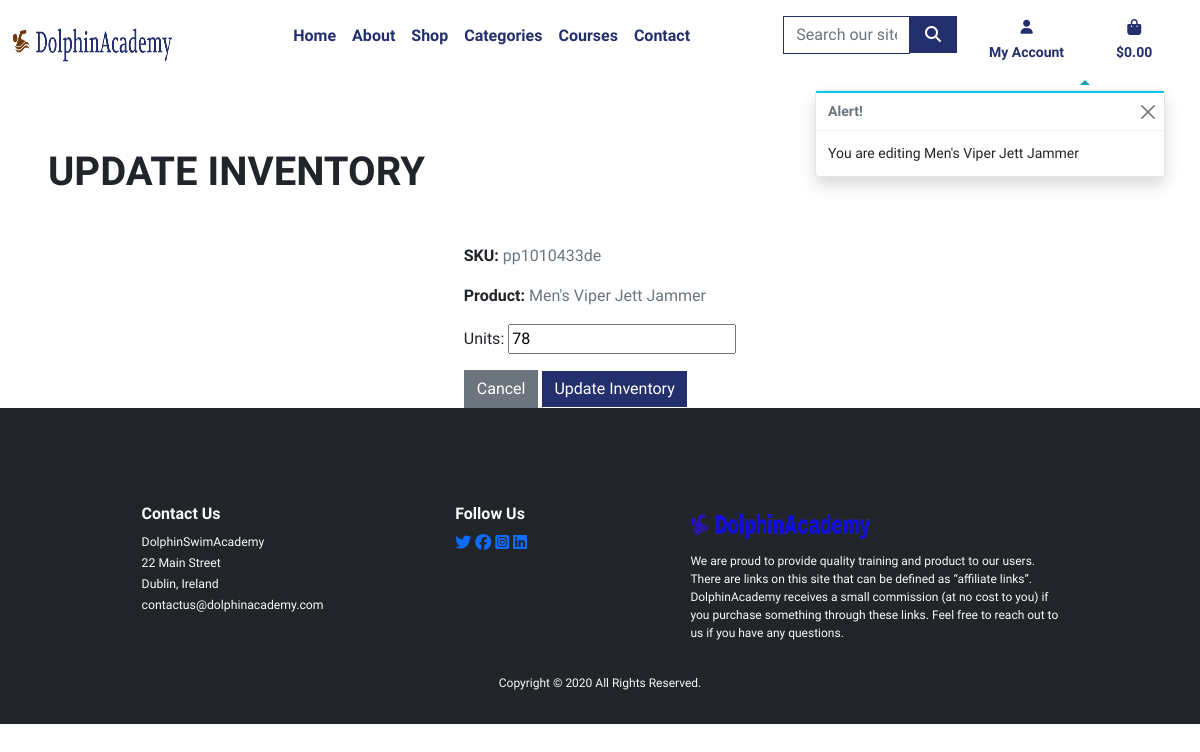
The page /products/edit-inventory/3/ (signed in) on the database its author committed.
### products/models.py (models this page shows, shortened)
class Inventory(models.Model):
    product = models.ForeignKey(
        Product,
        on_delete=models.CASCADE,
        related_name='inventories',
    )
    size = models.ForeignKey(
        Size,
        on_delete=models.CASCADE,
        null=True,
        blank=True
    )
    date_added = models.DateTimeField(
        auto_now_add=True,
        editable=False
    )
    units = models.PositiveIntegerField(
        default=0
    )
    def generate_sku():
        """
        Returns a random unique sku string
        Args:
            self (object): self.
        Returns:
            The sku string
        """
        unique = True
        while unique:
            sku_ref = 'pp'+str(random.randint(1010201, 1011031))
            if not Inventory.objects.filter(sku=sku_ref):
                unique = False
        return str(sku_ref)
    sku = models.CharField(
        max_length=50,
        unique=True,
        editable=False,
        default=generate_sku,
    )

class Product(models.Model):
    class Meta:
        verbose_name = 'Product'
        verbose_name_plural = 'Products'
    name = models.CharField(
        max_length=254,
        unique=True
    )
    description = models.TextField(
        max_length=1256,
        blank=True,
        null=True
    )
    category = models.ManyToManyField(
        Category
    )
    image = models.ImageField(
        upload_to='products/',
        null=True,
        blank=True
    )
    rating = models.DecimalField(
        max_digits=6,
        decimal_places=2,
        null=True,
        blank=True
    )
    size = models.ManyToManyField(
        Size,
        max_length=254,
        through='Inventory',
        null=True,
        blank=True,
        related_name='products'
    )
    is_active = models.BooleanField(
        default=False
    )
    price = models.DecimalField(
        max_digits=5,
        decimal_places=2
    )
    slug = models.SlugField(
        blank=True,
        null=True
    )
    def get_categories(self):
        """
        Returns the product categories list
        Args:
            self (object): self.
        Returns:
            product categories list
        """
        return "\n".join([cat.name for cat in self.category.all()])
    get_categories.short_description = "Categories"
    def get_product_size(self):
        """
        Returns the product size list
        Args:
            self (object): self.
        Returns:
            product size list
        """
        return "\n".join([size.name for size in self.size.all()])
    get_product_size.short_description = "size"

### products/views.py (the view)
@login_required
def edit_inventory(request, inventory_id):
    if not request.user.is_superuser:
        messages.error(request, f"Sorry, You are not autherized to \
            perform this action")
        return redirect(reverse('home'))
    sub_product = get_object_or_404(Inventory, pk=inventory_id)
    if request.method == 'POST':
        form = InventoryForm(request.POST, instance=sub_product)
        if form.is_valid():
            form.save()
            messages.success(request, f"Successfully updated the inventory")
            return redirect(reverse('inventory_view'))
        else:
            messages.error(
                request,
                f"Failed to update the inventory.\
                    Plesae ensure the form is valid"
            )
    else:
        form = InventoryForm(instance=sub_product)
        messages.info(request, f"You are editing {sub_product.product.name}")
    template = 'products/inventory_edit.html'
    context = {
        'sub_product': sub_product,
        'form': form
    }
    return render(request, template, context=context)

### products/forms.py
class InventoryForm(forms.ModelForm):
    class Meta:
        model = Inventory
        fields = ['units',]

### bag/contexts.py (called while the page is built, shortened)
def bag_contents(request):
    bag_items = []
    total = 0
    product_count = 0
    bag = request.session.get('bag', {})
    if total < settings.FREE_DELIVERY_THRESHOLD:
        delivery = round(total * Decimal(settings.STANDARD_DELIVERY_PERCENTAGE / 100), 2)
        free_delivery_delta = settings.FREE_DELIVERY_THRESHOLD - total
    else:
        delivery = 0
        free_delivery_delta = 0
    grand_total = total + delivery
    context = {
        'total': total,
        'grand_total': grand_total,
        'delivery': delivery,
        'free_delivery_delta': free_delivery_delta,
        'bag_items': bag_items,
        'free_delivery_threshold': settings.FREE_DELIVERY_THRESHOLD,
        'product_count': product_count
    }
    return context

### products/templates/products/inventory_edit.html (shortened to what this page needs)
{% extends 'base.html' %}
{% load static %}
{% block page_header %}
    <div class="container header-container">
    </div>
{% endblock %}
{% block content %}
    <div class="product-container mx-5">
        <div class="row  mt-3 pt-3 pt-sm-0 mt-sm-5 mt-lg-0">
            <div class="col">
                <h1 class="my-5">
                    UPDATE INVENTORY
                </h1>
            </div>
        </div>
    </div>
    <div class="container d-flex align-items-center flex-column">
        <div>
            <p>
                <span class="fw-bolder">SKU:</span>
                <span class="text-muted">{{sub_product.sku}} </span>
            </p>
            <p>
                <span class="fw-bolder">Product:</span>
                <span class="text-muted">{{sub_product.product.name}} </span>
            </p>
            <form action="{% url 'edit_inventory' sub_product.id %}" method="POST">
                {{form.as_p}}
                <div class="text-start">
                    <a class="btn btn-secondary rounded-0" href="{% url 'inventory_view' %}">Cancel</a>
                    <button class="btn rounded-0 btn-ocean-blue" type="submit">Update Inventory</button>
                </div>
            </form>
        </div>
    </div>
{% endblock %}

### static/css/base.css (style rules this page uses)
:root { --body-font:'Urbanist', sans-serif; --body-weight: 400; --heading-weight: 600; --heading-font: 'Urbanist', sans-serif; --nav-color:#1FD6FF; --light-blue:#5065A8; --light-ocean-blue:rgba(36,47,109,0.8); --ocean-blue:#242f6d; --nav-font-weight:800; --text-color:#0000; --button-brown-color:#663103; --button-brown-hover-color:#663103b4; --theme-1:#015E73; --theme-2:#BF5C04; --theme-3:#049DBF; }
html { height: 100%; }
body { height:100%; display:flex; flex-direction:column; padding: 0; margin:0; font-family: var(--body-font); font-weight: var(--body-weight); }
h1, h2, h3, h4, h5, h6 { font-weight: var(--heading-weight); }
.btn-ocean-blue { background-color: var(--ocean-blue); color: white; border:var(--ocean-blue); }
.header-container { padding-top: 100px; }
@media (min-width: 1200px) { .container { max-width: 80%; } }

### rows shown on the page
Inventory: sku "pp1010433de", product.name "Men's Viper Jett Jammer", units "78"

### other values the page prints
{{ message }} "You are editing Men's Viper Jett Jammer"
